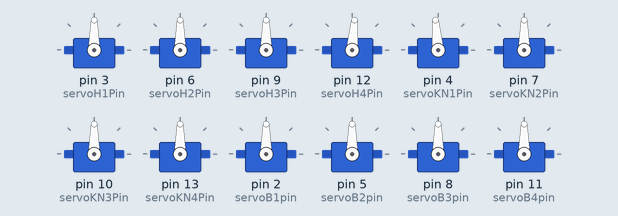
Recording of a sketch running on a simulated Arduino Uno, built with avr-gcc and run on an emulated ATmega328P. Shown: 12 × servo. What the sketch prints to the serial monitor is not drawn.

Above: at 0.05 s.
At 0.95 s:
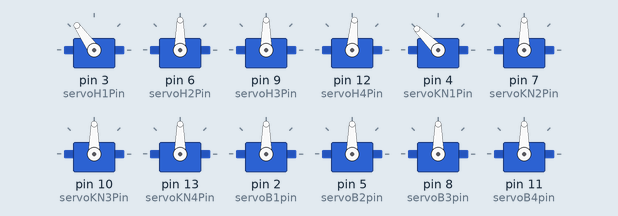
At 1.9 s:
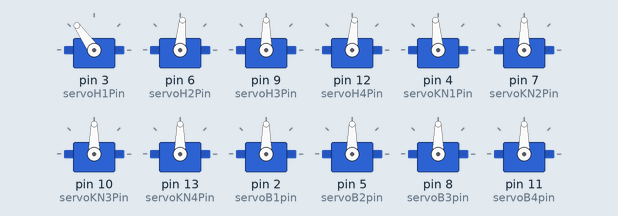
At 3.75 s:
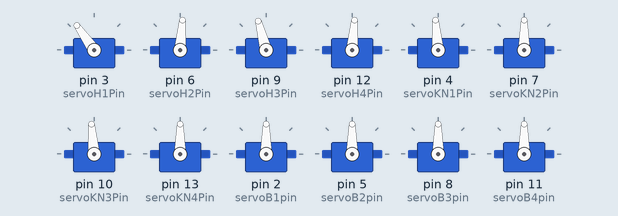
At 5.6 s:
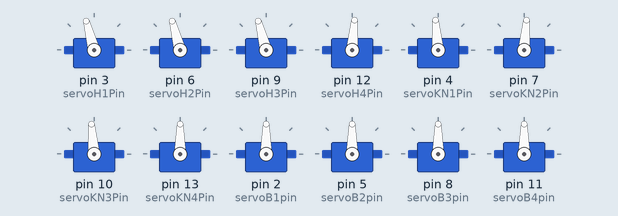
At 7.45 s:
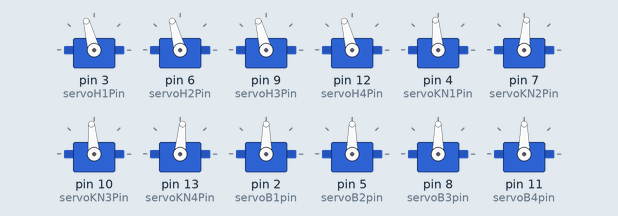
Timing chart, 0 to 9.7 s (numbered marks = the images above):
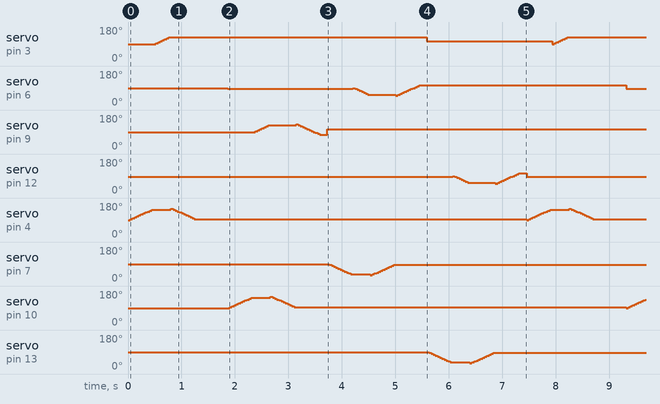

Measured:
- by itself, servo on pin 3 (servoH1Pin): repeats every 7.5 s: 100° 0.04 s, 105° 0.04 s, 110° 0.04 s, 115° 0.04 s, 120° 0.04 s, 125° 4.8 s, 105° 2.3 s, 90° 0.04 s, 95° 0.04 s

The sketch:

forword_quadrupt.ino
```cpp
#include <Servo.h>

Servo servoB1;
Servo servoB2;
Servo servoB3;
Servo servoB4;

Servo servoH1;
Servo servoH2;
Servo servoH3;
Servo servoH4;

Servo servoKN1;
Servo servoKN2;
Servo servoKN3;
Servo servoKN4;

const int servoB1pin = 2;  //front right (servo 1)
const int servoB2pin = 5;  //front left (servo 2)
const int servoB3pin = 8;  //back right (servo 4)
const int servoB4pin = 11;  //back left (servo 3)

const int servoH1Pin = 3;  // Front Right (servo 5)
const int servoH2Pin = 6;  // front left(servo 8)
const int servoH3Pin = 9;  // back right (servo 6)
const int servoH4Pin = 12;  // back Left(servo 7)


const int servoKN1Pin = 4;  // Front Right (servo 9)
const int servoKN2Pin = 7;  // front left (servo 12)
const int servoKN3Pin = 10;  // back right (servo 10)
const int servoKN4Pin = 13;  // back Left (servo 11)


/******************************/
void forword() {
  for (int i = 0; i <= 10; i++) {

    // Leg1 front right
      for(int x=110; x > 80; x-=5){
        servoH4.write(x);
    }
    for (int j = 90; j < 150; j += 5) {
      servoKN1.write(j);
      delay(40);
    }
    for (int k = 90; k < 130; k += 5) {
      servoH1.write(k);
      delay(40);
    }
    for (int j = 150; j > 90; j -= 5) {
      servoKN1.write(j);
      delay(40);
    }
    for (int k = 130; k > 70; k -= 5) {

      delay(40);
    }

    delay(100);

    //leg2 back right
      for(int x=110; x > 80; x-=5){
        servoH2.write(x);
    }
      for (int j = 90; j < 150; j += 5) {
      servoKN3.write(j);
      delay(40);
    }
    for (int k = 90; k < 130; k += 5) {
      servoH3.write(k);
      delay(40);
    }
    for (int j = 150; j > 90; j -= 5) {
      servoKN3.write(j);
      delay(40);
    }
    for (int k = 130; k > 70; k -= 5) {
      servoH3.write(k);
      delay(40);
    }
    delay(100);

    //leg3 front left
      for(int x=70; x < 110; x+=5){
        servoH3.write(x);
    }
    for (int j = 90; j > 30; j -= 5) {
      servoKN2.write(j);
      delay(40);
    }
    for (int k = 90; k > 50; k -= 5) {
      servoH2.write(k);
      delay(40);
    }
    for (int j = 30; j < 90; j += 5) {
      servoKN2.write(j);
      delay(40);
    }
    for (int k = 50; k < 110; k += 5) {
      servoH2.write(k);
      delay(40);
    }
    delay(100);

    //leg4 back left
    for(int x=70; x < 110; x+=5){
        servoH1.write(x);
    }
    for (int j = 90; j > 30; j -= 5) {
      servoKN4.write(j);
      delay(40);
    }
    for (int k = 90; k > 50; k -= 5) {
      servoH4.write(k);
      delay(40);
    }
    for (int j = 30; j < 90; j += 5) {
      servoKN4.write(j);
      delay(40);
    }
    for (int k = 50; k < 110; k += 5) {
      servoH4.write(k);
      delay(40);
    }
    delay(100);
  }
}
//servoB1.write(jk);
//servoH1.write(i);
//servoKN1.write(k);
/******************************/

void setup() {
  Serial.begin(115200);

  servoH1.attach(servoH1Pin);
  servoH2.attach(servoH2Pin);
  servoH3.attach(servoH3Pin);
  servoH4.attach(servoH4Pin);

  servoKN1.attach(servoKN1Pin);
  servoKN2.attach(servoKN2Pin);
  servoKN3.attach(servoKN3Pin);
  servoKN4.attach(servoKN4Pin);

  servoB1.attach(servoB1pin);
  servoB2.attach(servoB2pin);
  servoB3.attach(servoB3pin);
  servoB4.attach(servoB4pin);

  Serial.println("Quadruped Robot Started");
}


void loop(){
  forword();
}
```
